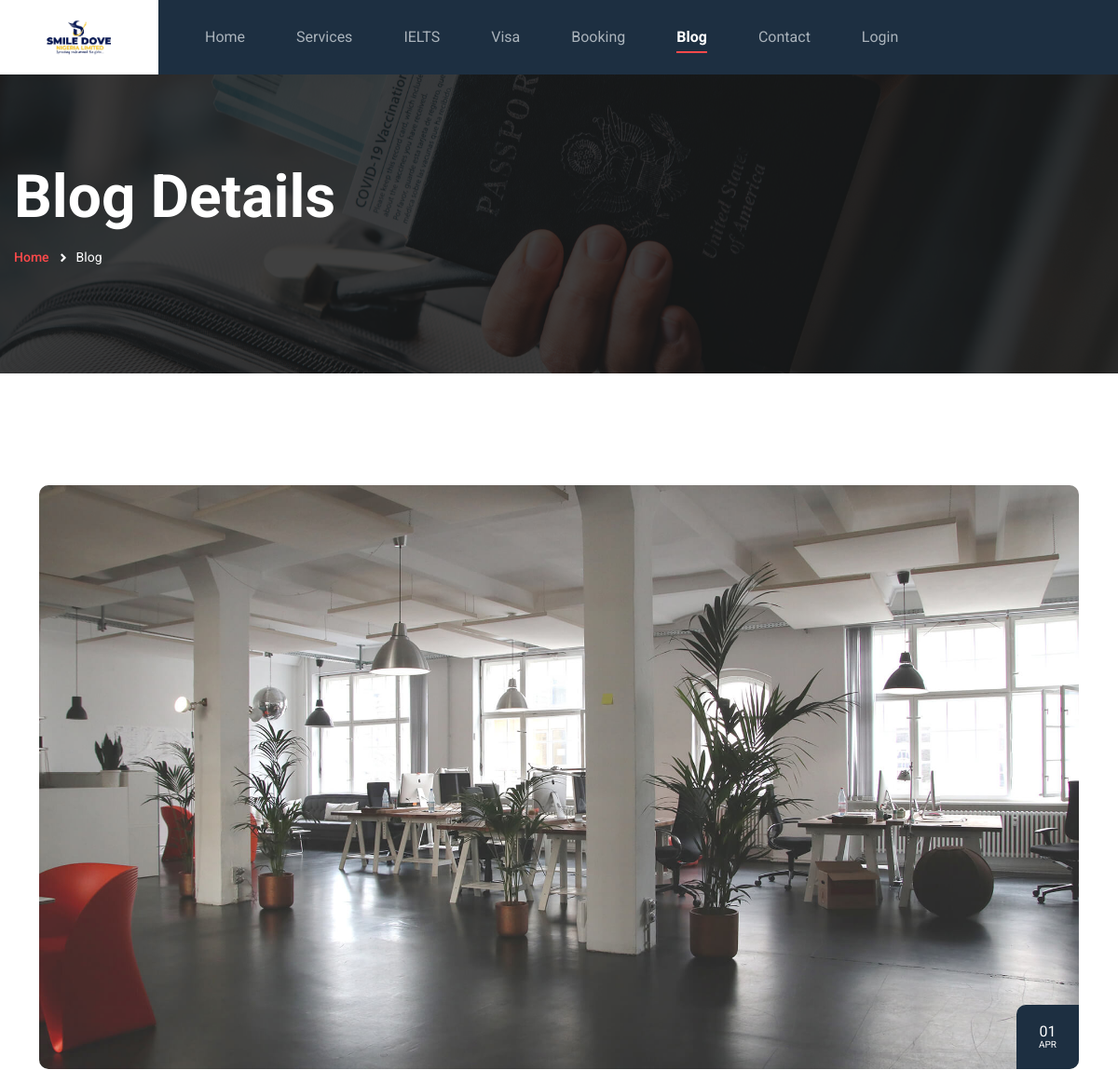
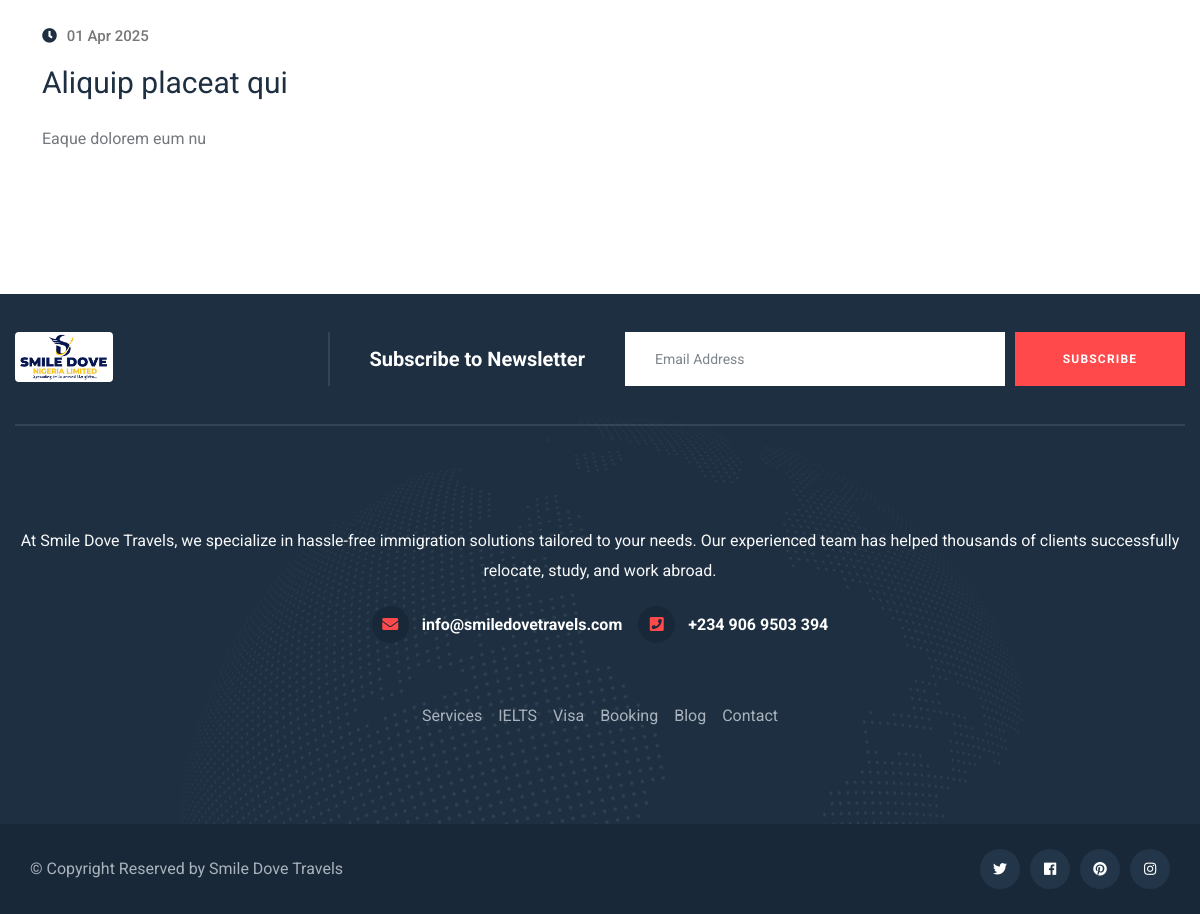
Page /blog-details.php?id=67eb759e062cb on the committed database (2 pictures, top to bottom).
### tables this page shows
CREATE TABLE `blogs` (
  `id` int(11) NOT NULL,
  `blogid` varchar(30) NOT NULL,
  `title` varchar(255) NOT NULL,
  `content` longtext NOT NULL,
  `image` varchar(255) DEFAULT NULL,
  `created_at` datetime NOT NULL DEFAULT current_timestamp()
);

### blog-details.php (the view, shortened to what this page needs)
<?php
include_once "config/config.php";
$id = $_GET["id"];
$getBlog = mysqli_query($conn, "SELECT * FROM `blogs` WHERE `blogid` = '$id'");
$blog = mysqli_fetch_assoc($getBlog);
?>
<!DOCTYPE html>
<html lang="en">
<head>
  <link href="css/bootstrap.min.css" rel="stylesheet" />
  <link href="css/style.css" rel="stylesheet" />
  <link href="css/responsive.css" rel="stylesheet" />
  <link href="intro/intro.css" rel="stylesheet" />
  <link rel="stylesheet" type="text/css" href="intro/rev/css/rs6.css" />
</head>
<body>
  <div class="page-wrapper">
    <?php $page = "blog";
    include "partials/header.php"; ?>
    <section
      class="page-title"
      style="background-image: url(images/background/page-title.jpg)">
      <div class="auto-container">
        <div class="title-outer">
          <h1 class="title">Blog Details</h1>
          <ul class="page-breadcrumb">
            <li><a href="./">Home</a></li>
            <li>Blog</li>
          </ul>
        </div>
      </div>
    </section>
    <section class="blog-details">
      <div class="container">
        <div class="row">
          <div class="col-12">
            <div class="blog-details__left">
              <div class="blog-details__img">
                <img src="uploads/blog/<?= $blog['image']; ?>" class="w-100" alt="" />
                <div class="blog-details__date">
                  <span class="day"><?= date("d", strtotime($blog["created_at"])) ?></span>
                  <span class="month"><?= date("M", strtotime($blog["created_at"])) ?></span>
                </div>
              </div>
              <div class="blog-details__content">
                <ul class="list-unstyled blog-details__meta">
                  <li>
                    <a href="news-details.html"><i class="fas fa-clock"></i> <?= date("d M Y", strtotime($blog["created_at"])) ?></a>
                  </li>
                </ul>
                <h3 class="blog-details__title">
                  <?= $blog["title"]; ?>
                </h3>
                <p class="blog-details__text-2">
                  <?= $blog["content"]; ?>
                </p>
              </div>
            </div>
          </div>
        </div>
      </div>
    </section>
    <?php include "partials/footer.php"; ?>
  </div>
</body>
</html>

### rows in the picture
blogs: image (picture), created_at "01", created_at "APR", created_at "01 Apr 2025", title "Aliquip placeat qui", content "Eaque dolorem eum nu"
